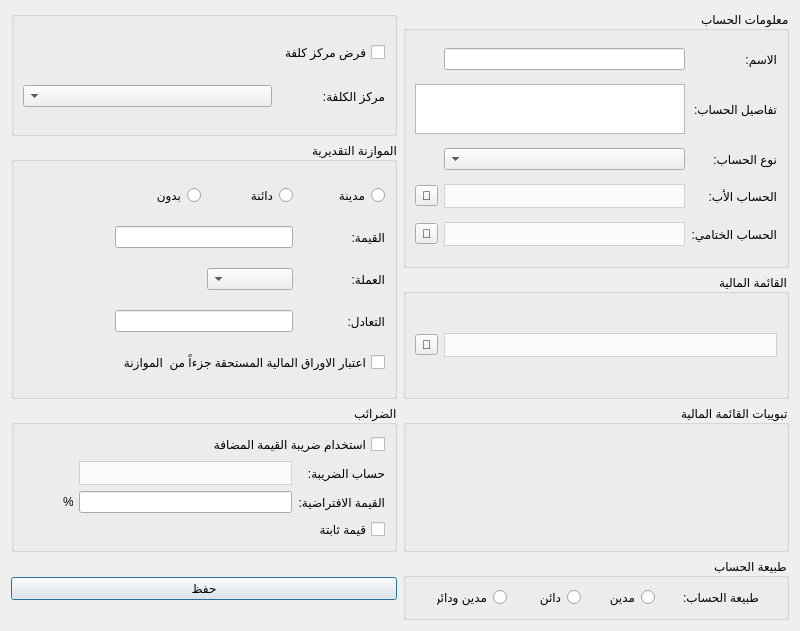
<?xml version="1.0" encoding="UTF-8"?>
<ui version="4.0">
 <class>AddAccount</class>
 <widget class="QDialog" name="AddAccount">
  <property name="enabled">
   <bool>true</bool>
  </property>
  <property name="geometry">
   <rect>
    <x>0</x>
    <y>0</y>
    <width>800</width>
    <height>631</height>
   </rect>
  </property>
  <property name="minimumSize">
   <size>
    <width>0</width>
    <height>0</height>
   </size>
  </property>
  <property name="maximumSize">
   <size>
    <width>800</width>
    <height>700</height>
   </size>
  </property>
  <property name="windowTitle">
   <string>إضافة حساب جديد</string>
  </property>
  <property name="layoutDirection">
   <enum>Qt::RightToLeft</enum>
  </property>
  <layout class="QGridLayout" name="gridLayout_5">
   <item row="7" column="2">
    <widget class="QPushButton" name="save_btn">
     <property name="text">
      <string>حفظ</string>
     </property>
    </widget>
   </item>
   <item row="0" column="1" rowspan="2">
    <widget class="QGroupBox" name="groupBox">
     <property name="maximumSize">
      <size>
       <width>16777215</width>
       <height>500</height>
      </size>
     </property>
     <property name="layoutDirection">
      <enum>Qt::RightToLeft</enum>
     </property>
     <property name="title">
      <string>معلومات الحساب</string>
     </property>
     <layout class="QGridLayout" name="gridLayout_2">
      <item row="0" column="0">
       <widget class="QLabel" name="label_9">
        <property name="text">
         <string>الاسم:</string>
        </property>
       </widget>
      </item>
      <item row="0" column="1">
       <widget class="QLineEdit" name="name_input"/>
      </item>
      <item row="1" column="0">
       <widget class="QLabel" name="label_3">
        <property name="text">
         <string>تفاصيل الحساب:</string>
        </property>
       </widget>
      </item>
      <item row="1" column="1" colspan="2">
       <widget class="QTextEdit" name="details_input">
        <property name="maximumSize">
         <size>
          <width>16777215</width>
          <height>50</height>
         </size>
        </property>
       </widget>
      </item>
      <item row="2" column="0">
       <widget class="QLabel" name="label_4">
        <property name="text">
         <string>نوع الحساب:</string>
        </property>
       </widget>
      </item>
      <item row="2" column="1">
       <widget class="QComboBox" name="account_type_combobox"/>
      </item>
      <item row="3" column="0">
       <widget class="QLabel" name="label_2">
        <property name="text">
         <string>الحساب الأب:</string>
        </property>
       </widget>
      </item>
      <item row="3" column="1">
       <widget class="QComboBox" name="parent_combobox">
        <property name="enabled">
         <bool>false</bool>
        </property>
        <property name="styleSheet">
         <string notr="true">QComboBox {
        background-color: #fafafa;
        border: 1px solid lightgrey;		
		height: 22px;
		color: black;
    }
    QComboBox::drop-down {
        border: none;
    }</string>
        </property>
       </widget>
      </item>
      <item row="3" column="2">
       <widget class="QToolButton" name="select_parent_account_btn">
        <property name="text">
         <string>🔎</string>
        </property>
       </widget>
      </item>
      <item row="4" column="0">
       <widget class="QLabel" name="label_24">
        <property name="maximumSize">
         <size>
          <width>100</width>
          <height>16777215</height>
         </size>
        </property>
        <property name="text">
         <string>الحساب الختامي:</string>
        </property>
       </widget>
      </item>
      <item row="4" column="1">
       <widget class="QComboBox" name="final_account_combobox">
        <property name="enabled">
         <bool>false</bool>
        </property>
        <property name="styleSheet">
         <string notr="true">QComboBox {
        background-color: #fafafa;
        border: 1px solid lightgrey;		
		height: 22px;
		color: black;
    }
    QComboBox::drop-down {
        border: none;
    }</string>
        </property>
       </widget>
      </item>
      <item row="4" column="2">
       <widget class="QToolButton" name="select_final_account_btn">
        <property name="text">
         <string>🔎</string>
        </property>
       </widget>
      </item>
     </layout>
    </widget>
   </item>
   <item row="3" column="2">
    <widget class="QGroupBox" name="groupBox_6">
     <property name="maximumSize">
      <size>
       <width>16777215</width>
       <height>500</height>
      </size>
     </property>
     <property name="layoutDirection">
      <enum>Qt::RightToLeft</enum>
     </property>
     <property name="styleSheet">
      <string notr="true">QComboBox {
        background-color: #fafafa;
        border: 1px solid lightgrey;		
		height: 22px;
		color: black;
    }
    QComboBox::drop-down {
        border: none;
    }</string>
     </property>
     <property name="title">
      <string>الضرائب</string>
     </property>
     <layout class="QGridLayout" name="gridLayout">
      <item row="2" column="3">
       <widget class="QLabel" name="label_23">
        <property name="maximumSize">
         <size>
          <width>10</width>
          <height>16777215</height>
         </size>
        </property>
        <property name="text">
         <string>%</string>
        </property>
       </widget>
      </item>
      <item row="0" column="0" colspan="2">
       <widget class="QCheckBox" name="use_vat_checkbox">
        <property name="text">
         <string>استخدام ضريبة القيمة المضافة</string>
        </property>
       </widget>
      </item>
      <item row="2" column="0">
       <widget class="QLabel" name="label_22">
        <property name="maximumSize">
         <size>
          <width>100</width>
          <height>16777215</height>
         </size>
        </property>
        <property name="text">
         <string>القيمة الافتراضية:</string>
        </property>
       </widget>
      </item>
      <item row="1" column="0">
       <widget class="QLabel" name="label_21">
        <property name="maximumSize">
         <size>
          <width>80</width>
          <height>16777215</height>
         </size>
        </property>
        <property name="text">
         <string>حساب الضريبة:</string>
        </property>
       </widget>
      </item>
      <item row="2" column="1">
       <widget class="QLineEdit" name="tax_default_value_input"/>
      </item>
      <item row="0" column="3">
       <spacer name="horizontalSpacer">
        <property name="orientation">
         <enum>Qt::Horizontal</enum>
        </property>
        <property name="sizeType">
         <enum>QSizePolicy::Fixed</enum>
        </property>
        <property name="sizeHint" stdset="0">
         <size>
          <width>50</width>
          <height>20</height>
         </size>
        </property>
       </spacer>
      </item>
      <item row="1" column="1">
       <widget class="QComboBox" name="tax_account_combobox"/>
      </item>
      <item row="3" column="0">
       <widget class="QCheckBox" name="tax_static_value_checkbox">
        <property name="text">
         <string>قيمة ثابتة</string>
        </property>
       </widget>
      </item>
     </layout>
    </widget>
   </item>
   <item row="2" column="1">
    <widget class="QGroupBox" name="groupBox_4">
     <property name="layoutDirection">
      <enum>Qt::RightToLeft</enum>
     </property>
     <property name="styleSheet">
      <string notr="true">QComboBox {
        background-color: #fafafa;
        border: 1px solid lightgrey;		
		height: 22px;
		color: black;
    }
    QComboBox::drop-down {
        border: none;
    }</string>
     </property>
     <property name="title">
      <string>القائمة المالية</string>
     </property>
     <layout class="QGridLayout" name="gridLayout_6">
      <item row="0" column="1">
       <widget class="QToolButton" name="select_financial_statement_btn">
        <property name="text">
         <string>🔎</string>
        </property>
       </widget>
      </item>
      <item row="0" column="0">
       <widget class="QComboBox" name="financial_statements_combobox"/>
      </item>
     </layout>
    </widget>
   </item>
   <item row="0" column="2">
    <widget class="QGroupBox" name="groupBox_5">
     <property name="maximumSize">
      <size>
       <width>16777215</width>
       <height>500</height>
      </size>
     </property>
     <property name="layoutDirection">
      <enum>Qt::RightToLeft</enum>
     </property>
     <property name="title">
      <string/>
     </property>
     <layout class="QGridLayout" name="gridLayout_4">
      <item row="1" column="1">
       <widget class="QLabel" name="label_20">
        <property name="maximumSize">
         <size>
          <width>80</width>
          <height>16777215</height>
         </size>
        </property>
        <property name="text">
         <string>مركز الكلفة:</string>
        </property>
       </widget>
      </item>
      <item row="0" column="1">
       <widget class="QCheckBox" name="force_cost_center_checkbox">
        <property name="text">
         <string>فرض مركز كلفة</string>
        </property>
       </widget>
      </item>
      <item row="1" column="2">
       <widget class="QComboBox" name="cost_center_combobox"/>
      </item>
     </layout>
    </widget>
   </item>
   <item row="3" column="1">
    <widget class="QGroupBox" name="groupBox_7">
     <property name="layoutDirection">
      <enum>Qt::RightToLeft</enum>
     </property>
     <property name="title">
      <string>تبويبات القائمة المالية</string>
     </property>
     <layout class="QGridLayout" name="gridLayout_9"/>
    </widget>
   </item>
   <item row="7" column="1">
    <widget class="QGroupBox" name="groupBox_2">
     <property name="maximumSize">
      <size>
       <width>16777215</width>
       <height>500</height>
      </size>
     </property>
     <property name="layoutDirection">
      <enum>Qt::RightToLeft</enum>
     </property>
     <property name="title">
      <string>طبيعة الحساب</string>
     </property>
     <layout class="QGridLayout" name="gridLayout_3">
      <item row="1" column="2">
       <widget class="QRadioButton" name="account_creditor_radiobutton">
        <property name="maximumSize">
         <size>
          <width>50</width>
          <height>16777215</height>
         </size>
        </property>
        <property name="text">
         <string>دائن</string>
        </property>
       </widget>
      </item>
      <item row="1" column="0">
       <widget class="QLabel" name="label_7">
        <property name="maximumSize">
         <size>
          <width>80</width>
          <height>16777215</height>
         </size>
        </property>
        <property name="text">
         <string>طبيعة الحساب:</string>
        </property>
       </widget>
      </item>
      <item row="1" column="1">
       <widget class="QRadioButton" name="account_debtor_radiobutton">
        <property name="maximumSize">
         <size>
          <width>50</width>
          <height>16777215</height>
         </size>
        </property>
        <property name="text">
         <string>مدين</string>
        </property>
       </widget>
      </item>
      <item row="1" column="3">
       <widget class="QRadioButton" name="account_debor_creditor_radiobutton">
        <property name="maximumSize">
         <size>
          <width>70</width>
          <height>16777215</height>
         </size>
        </property>
        <property name="text">
         <string>مدين ودائن</string>
        </property>
       </widget>
      </item>
     </layout>
    </widget>
   </item>
   <item row="1" column="2" rowspan="2">
    <widget class="QGroupBox" name="groupBox_3">
     <property name="maximumSize">
      <size>
       <width>16777215</width>
       <height>500</height>
      </size>
     </property>
     <property name="layoutDirection">
      <enum>Qt::RightToLeft</enum>
     </property>
     <property name="title">
      <string>الموازنة التقديرية</string>
     </property>
     <layout class="QGridLayout" name="gridLayout_7">
      <item row="5" column="1" colspan="4">
       <widget class="QCheckBox" name="considering_the_outstanding_securities_as_part_of_the_budget_checkbox">
        <property name="text">
         <string>اعتبار الاوراق المالية المستحقة جزءاً من  الموازنة</string>
        </property>
       </widget>
      </item>
      <item row="4" column="1">
       <widget class="QLabel" name="label_8">
        <property name="text">
         <string>التعادل:</string>
        </property>
       </widget>
      </item>
      <item row="1" column="1">
       <widget class="QRadioButton" name="budget_debtor_radiobutton">
        <property name="text">
         <string>مدينة</string>
        </property>
       </widget>
      </item>
      <item row="4" column="2" colspan="2">
       <widget class="QLineEdit" name="budget_exchange_input"/>
      </item>
      <item row="1" column="2">
       <widget class="QRadioButton" name="budget_creditor_radiobutton">
        <property name="text">
         <string>دائنة</string>
        </property>
       </widget>
      </item>
      <item row="2" column="1">
       <widget class="QLabel" name="label_5">
        <property name="text">
         <string>القيمة:</string>
        </property>
       </widget>
      </item>
      <item row="2" column="2" colspan="2">
       <widget class="QLineEdit" name="budget_value_input"/>
      </item>
      <item row="3" column="2">
       <widget class="QComboBox" name="budget_currency_combobox"/>
      </item>
      <item row="3" column="1">
       <widget class="QLabel" name="label_6">
        <property name="text">
         <string>العملة:</string>
        </property>
       </widget>
      </item>
      <item row="1" column="3">
       <widget class="QRadioButton" name="budget_none_radiobutton">
        <property name="text">
         <string>بدون</string>
        </property>
       </widget>
      </item>
     </layout>
    </widget>
   </item>
  </layout>
 </widget>
 <resources/>
 <connections/>
</ui>
